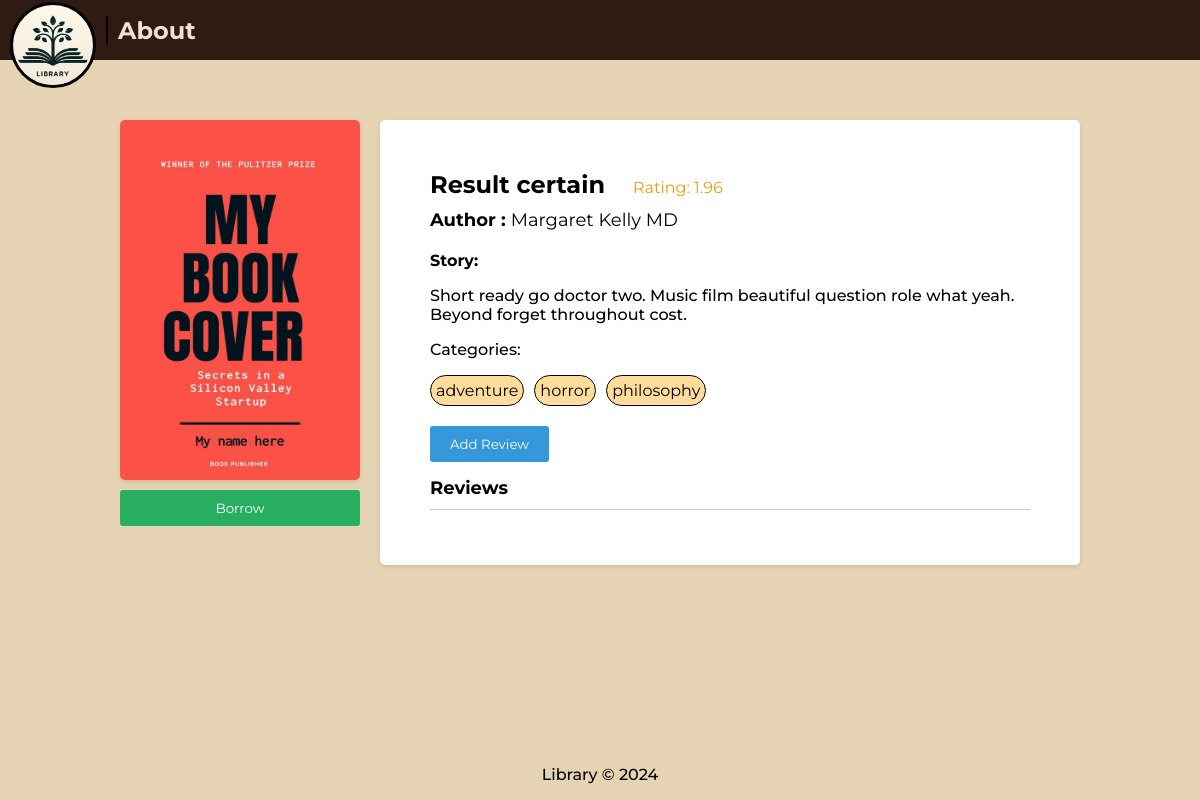
The page /book/46/ on the database as committed earlier.
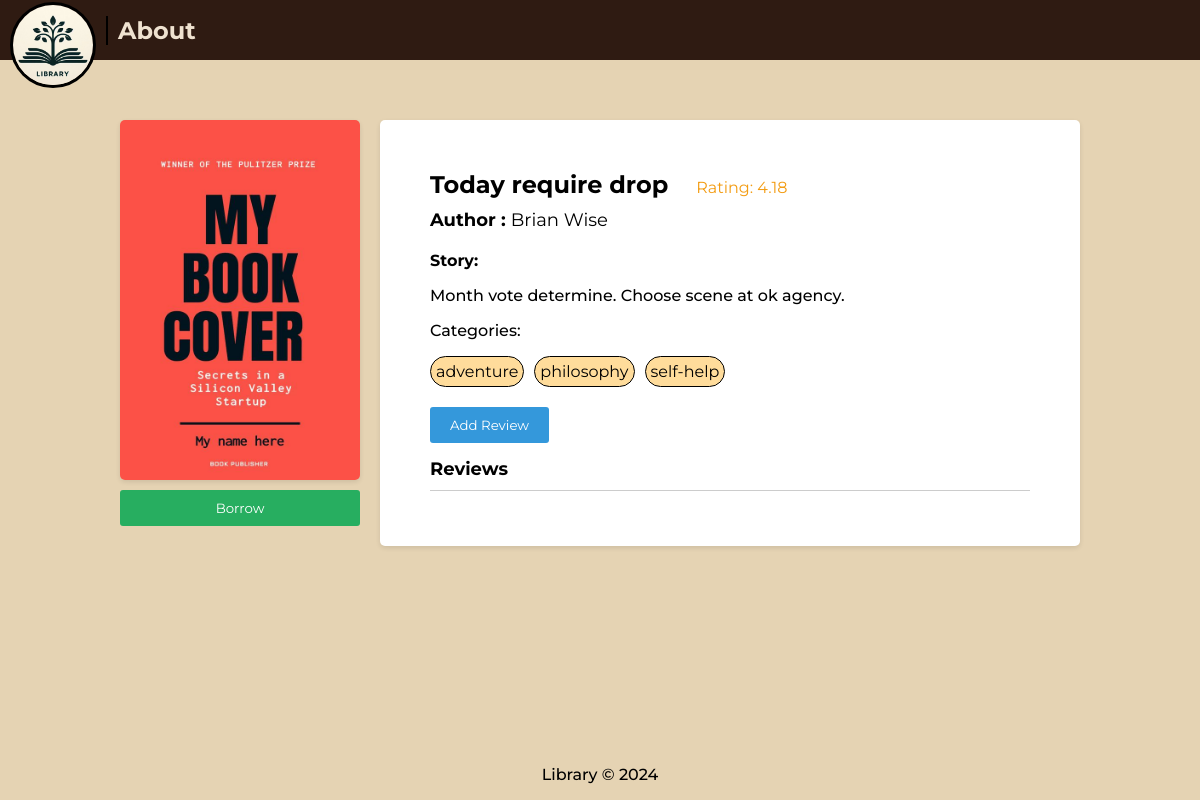
The same page on the database as committed later.
### libraryManager/models.py (models this page shows, shortened)
class Book(models.Model):
    title = models.CharField(max_length=200)
    author = models.CharField(max_length=200)
    rating = models.DecimalField(max_digits=3, decimal_places=2, validators=[MinValueValidator(1.0), MaxValueValidator(5.0)])
    story = models.TextField()
    categories = models.ManyToManyField(Category, blank=True)
    dateAdded = models.DateTimeField(auto_now_add=True)
    datePublished = models.DateField()
    cover = models.ImageField(upload_to='covers/')
    isAvailable = models.BooleanField(default=True)

class Category(models.Model):
    name = models.CharField(max_length=100)

### libraryManager/views.py (the view)
# urls.py: path('book/<int:book_id>/', views.bookDetails),
@never_cache
def bookDetails(request, book_id):
    book = Book.objects.get(id=book_id)
    reviews = Review.objects.filter(book=book)
    data = {'book': book, 'reviews': reviews}
    return render(request, 'book-page.html', data)

### templates/book-page.html (shortened to what this page needs)
{% extends 'base.html' %}
{% load static %}
{% block css_js %}
<link rel="stylesheet" href="{% static 'css/book-page.css' %}" />
{% endblock %}
{% block content %}
<div class="book-cover">
  <img src="{{ book.cover.url }}" width="236" height="363" valign="top" style="float: left" />
  {% if user.is_superuser and book.isAvailable %}
  <form id="delete-form" action="/delete/{{ book.id }}/" method="DELETE">
    {% csrf_token %}
    <button class="delete-button">Delete</button>
  </form>
  {% else %}
  {% if book.isAvailable %}
  <form action="/borrow/{{ book.id }}/" method="POST">
    <button id="borrow-button" class="borrow-button">Borrow</button>
  </form>
  {% elif user.is_superuser %}
  <button class="unavailable" disabled>Delete</button>
  {% else %}
  <button class="unavailable" disabled>Unavailable</button>
  {% endif %}
  {% endif %}
</div>
<div class="container">
  <div class="book-details">
    <div class="book-name-rating">
      <span class="book-name"><b>{{book.title}}</b></span><span style="margin-left: 28px" class="rating">Rating:
        {{ book.rating.normalize }}</span>
    </div>
    <div class="author">
      <b>Author : </b>
      {{book.author}}
    </div>
    <div class="story-description">
      <b>Story: </b>
      <p class="story-paragraph">
        {{book.story}}
      </p>
    </div>
    <div class="category">
      <p>Categories:</p>
      <ul>
        {% for category in book.categories.all %}
        <li>{{ category.name }}</li>
        {% endfor %}
      </ul>
    </div>
  </div>
  <div class="add-review">
    <a href="/review/{{ book.id }}/"><button>Add Review</button></a>
  </div>
  <h2 class="reviews-word">Reviews</h2>
  <div class="reviews">
  </div>
</div>
{% endblock %}

Rows that differ between the two databases and show on the page:
no longer on this page (row unchanged): Category: name "horror"
changed Book: title "Result certain" → "Today require drop"; rating.normalize "1.96" → "4.18"; author "Margaret Kelly MD" → "Brian Wise"; story "Short ready go doctor two. Music film beautiful question role what yeah. Beyond forget throughout cost." → "Month vote determine. Choose scene at ok agency."
now on this page (row unchanged): Category: name "self-help"
